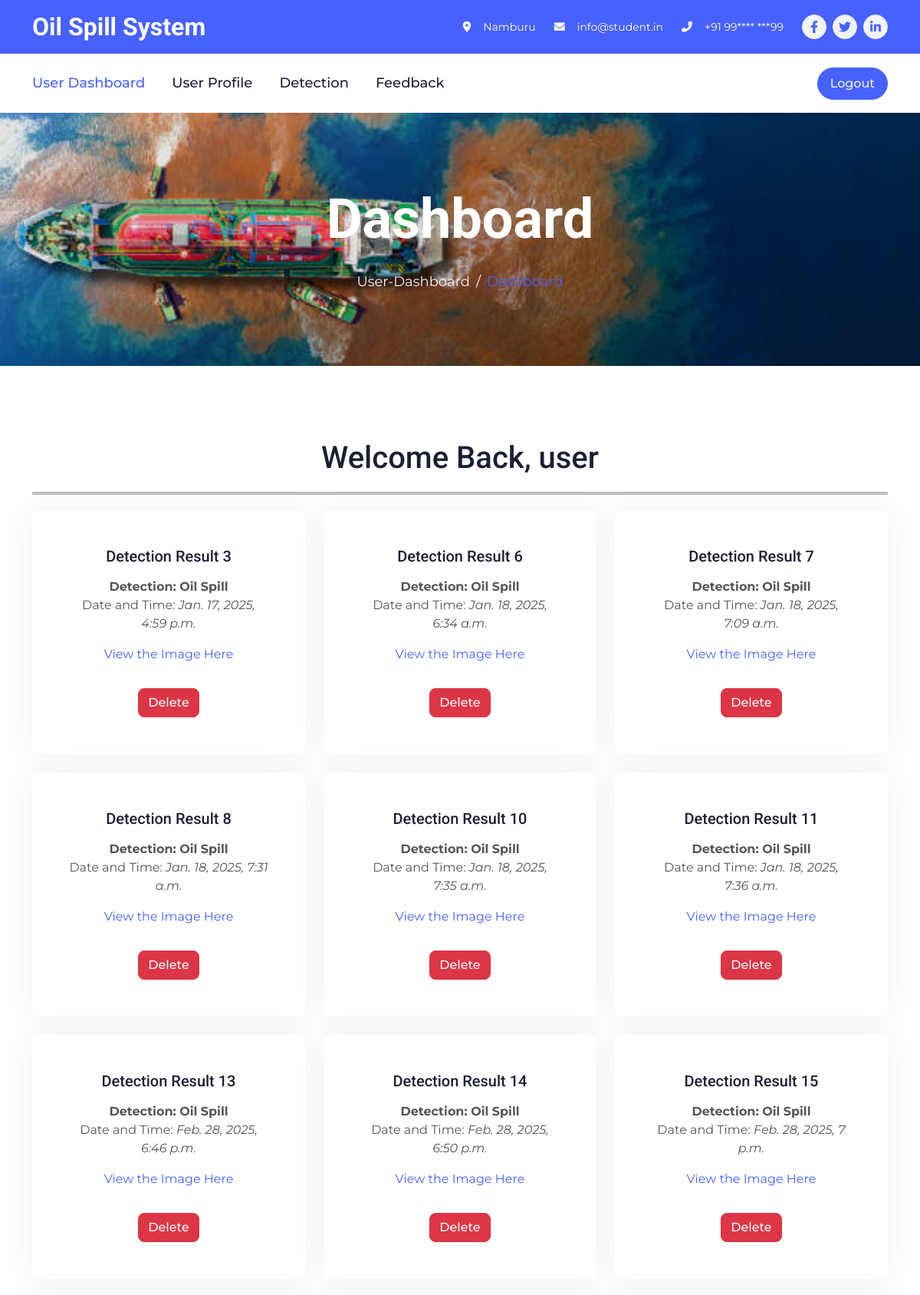
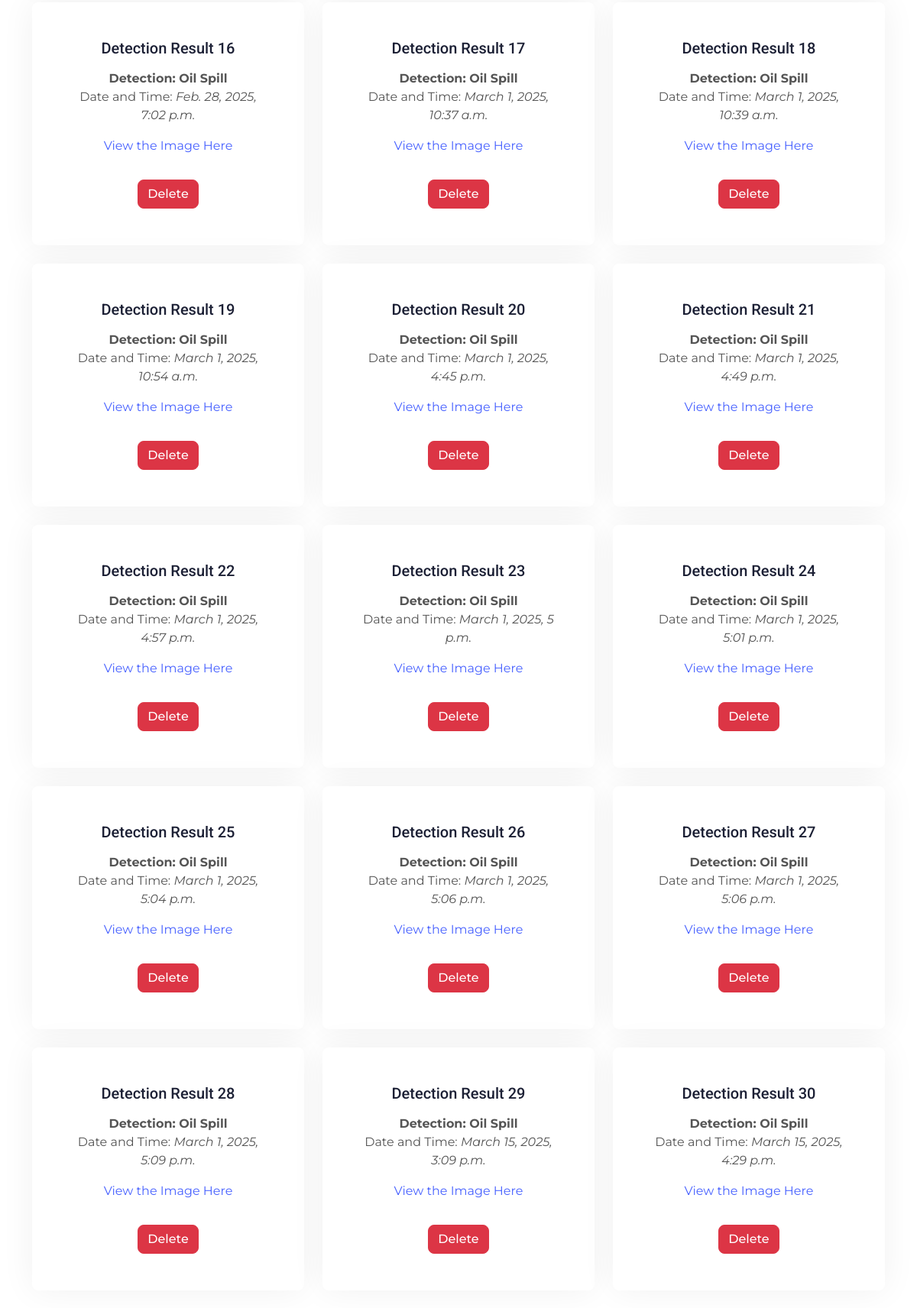
Screenshot of /user-dashboard (signed in, upper part) with the database file from the repository (2 pictures, top to bottom).
### userapp/models.py (models this page shows, shortened)
class UserModel(models.Model):
    user_id = models.AutoField(primary_key=True)
    user_name = models.CharField(help_text="user_name", max_length=50)
    user_age = models.IntegerField(null=True)
    user_email = models.EmailField(help_text="user_email")
    user_password = models.EmailField(help_text="user_password", max_length=50)
    user_address = models.TextField(help_text="user_address", max_length=100)
    user_subject = models.TextField(
        help_text="user_subject", max_length=100, default="default_value_here"
    )
    user_contact = models.CharField(help_text="user_contact", max_length=15, null=True)
    user_image = models.ImageField(upload_to="media/", null=True)
    Date_Time = models.DateTimeField(auto_now=True, null=True)
    User_Status = models.TextField(default="pending", max_length=50, null=True)
    Otp_Num = models.IntegerField(null=True)
    Otp_Status = models.TextField(default="pending", max_length=60, null=True)
    Last_Login_Time = models.TimeField(null=True)
    Last_Login_Date = models.DateField(auto_now_add=True, null=True)
    No_Of_Times_Login = models.IntegerField(default=0, null=True)
    Message = models.TextField(max_length=250, null=True)
    class Meta:
        db_table = "UserModel"

class PredictionResult(models.Model):
    predicted_class = models.IntegerField()
    email = models.EmailField()
    image_url = models.URLField()
    pdf_file = models.FileField(upload_to='prediction_pdfs/')
    timestamp = models.DateTimeField(auto_now_add=True)

### userapp/views.py (the view)
# urls.py: path('user-dashboard',user_views.user_dashboard,name='user_dashboard'),
def user_dashboard(req):
    prediction_count = PredictionResult.objects.all().count()
    user_id = req.session["user_id"]
    user = UserModel.objects.get(user_id=user_id)
    Feedbacks_users_count = Feedback.objects.all().count()
    all_users_count = UserModel.objects.all().count()
    prediction_results = PredictionResult.objects.all()
    return render(
        req, "user/User-Dashboard.html",
        {
            "predictions": prediction_count,
            "user_name": user.user_name,
            "feedback_count": Feedbacks_users_count,
            "all_users_count": all_users_count,
            "prediction_results": prediction_results
        },
    )

### assets/templates/user/User-Dashboard.html (shortened to what this page needs)
{%load static%}
<!DOCTYPE html>
<html lang="en">
<head>
    <link href="https://cdnjs.cloudflare.com/ajax/libs/font-awesome/5.10.0/css/all.min.css" rel="stylesheet">
    <link href="https://cdn.jsdelivr.net/npm/bootstrap-icons@1.4.1/font/bootstrap-icons.css" rel="stylesheet">
    <link href="{% static "user/lib/animate/animate.min.css" %}" rel="stylesheet">
    <link href="{% static "user/lib/owlcarousel/assets/owl.carousel.min.css" %}" rel="stylesheet">
    <link href="{% static "user/lib/lightbox/css/lightbox.min.css" %}" rel="stylesheet">
    <link href="{% static "user/css/bootstrap.min.css" %}" rel="stylesheet">
    <link href="{% static "user/css/style.css" %}" rel="stylesheet">
</head>
<body>
    <div class="container-fluid bg-primary text-white d-none d-lg-flex">
        <div class="container py-3">
            <div class="d-flex align-items-center">
                <a href="{% url 'user_dashboard' %}">
                    <h2 class="text-white fw-bold m-0">Oil Spill System</h2>
                </a>
                <div class="ms-auto d-flex align-items-center">
                    <small class="ms-4"><i class="fa fa-map-marker-alt me-3"></i>Namburu</small>
                    <small class="ms-4"><i class="fa fa-envelope me-3"></i>info@student.in</small>
                    <small class="ms-4"><i class="fa fa-phone-alt me-3"></i>+91 99**** ***99</small>
                    <div class="ms-3 d-flex">
                        <a class="btn btn-sm-square btn-light text-primary rounded-circle ms-2" href=""><i
                                class="fab fa-facebook-f"></i></a>
                        <a class="btn btn-sm-square btn-light text-primary rounded-circle ms-2" href=""><i
                                class="fab fa-twitter"></i></a>
                        <a class="btn btn-sm-square btn-light text-primary rounded-circle ms-2" href=""><i
                                class="fab fa-linkedin-in"></i></a>
                    </div>
                </div>
            </div>
        </div>
    </div>
    <div class="container-fluid bg-white sticky-top">
        <div class="container">
            <nav class="navbar navbar-expand-lg bg-white navbar-light p-lg-0">
                <div class="collapse navbar-collapse" id="navbarCollapse">
                    <div class="navbar-nav">
                        <a href="{% url 'user_dashboard' %}" class="nav-item nav-link active">User Dashboard</a>
                        <a href="{% url 'user_profile' %}" class="nav-item nav-link">User Profile</a>
                        <a href="{% url 'Classification' %}" class="nav-item nav-link">Detection</a>
                        <a href="{% url 'user_feedback' %}" class="nav-item nav-link">Feedback</a>
                    </div>
                </div>
                <div class="ms-auto d-none d-lg-block">
                    <form action="{% url 'user_logout' %}" method="get">
                        <button type="submit" class="btn btn-primary rounded-pill py-2 px-3">Logout</button>
                    </form>
                </div>
            </nav>
        </div>
    </div>
    <div class="container-fluid page-header py-5 mb-5 wow fadeIn" data-wow-delay="0.1s">
        <div class="container text-center py-5">
            <h1 class="display-2 text-white mb-4 animated slideInDown">Dashboard</h1>
            <nav aria-label="breadcrumb animated slideInDown">
                <ol class="breadcrumb justify-content-center mb-0">
                    <li class="breadcrumb-item"><a href="#">User-Dashboard</a></li>
                    <li class="breadcrumb-item text-primary" aria-current="page">Dashboard</li>
                </ol>
            </nav>
        </div>
    </div>
    <div class="container-xxl py-5">
        <div class="container">
            <div class="text-center mx-auto wow fadeInUp" data-wow-delay="0.1s" style="max-width: 500px;">
                <h1 class="display-7 mb-3">Welcome Back, {{ user_name }}</h1>
            </div><hr class="unique-pattern">
            <div class="row g-4">
                {% for prediction in prediction_results %}
                <div class="col-lg-4 col-md-6 wow fadeInUp" data-wow-delay="0.1s">
                    <div class="service-item position-relative h-100">
                        <div class="service-text rounded p-5">
                            <h5 class="mb-3">Detection Result {{ prediction.id }}</h5>
                            <p class="mb-0">
                                {% if prediction.predicted_class == 1 %}
                                    <strong>Detection: Oil Spill</strong>
                                {% else %}
                                    <strong>Detection: No Oil Spill</strong>
                                {% endif %}
                            </p>
                            <p>Date and Time: <i>{{ prediction.timestamp }}</i></p>
                            <p>
                                <a href="{{ prediction.image_url }}" target="_blank">View the Image Here</a>
                            </p>
                            <form action="{% url 'delete_prediction' prediction.id %}" method="POST" style="display: inline-block;">
                                <button type="submit" class="btn btn-danger mt-3">Delete</button>
                            </form>
                        </div>
                    </div>
                </div>
                {% empty %}
                    <p>No Detections found.</p>
                {% endfor %}
            </div>
        </div>
    </div>
            <link rel="stylesheet" href="https://cdnjs.cloudflare.com/ajax/libs/font-awesome/6.0.0-beta3/css/all.min.css">
</body>
</html>

### assets/static/user/css/style.css (style rules this page uses)
:root { --primary: #4761FF; --secondary: #555555; --light: #F1F3FA; --dark: #1C2035; }
.btn { transition: .5s; font-weight: 500; }
.btn-primary, .btn-outline-primary:hover { color: var(--light); }
.btn-sm-square { width: 32px; height: 32px; }
.btn-square, .btn-sm-square, .btn-lg-square { padding: 0; display: flex; align-items: center; justify-content: center; font-weight: normal; }
.sticky-top { top: -100px; transition: .5s; }
.navbar .navbar-nav .nav-link { margin-right: 35px; padding: 25px 0; color: var(--dark); font-size: 18px; font-weight: 500; outline: none; }
.navbar .navbar-nav .nav-link:hover, .navbar .navbar-nav .nav-link.active { color: var(--primary); }
.page-header { background: linear-gradient(rgba(0, 0, 0, .1), rgba(0, 0, 0, .1)), url(../img/oilbar.jpg) center center no-repeat; background-size: cover; }
.page-header .breadcrumb-item+.breadcrumb-item::before { color: var(--light); }
.page-header .breadcrumb-item, .page-header .breadcrumb-item a { font-size: 18px; color: var(--light); }
.service-item .service-text { position: relative; width: 100%; top: 0; left: 0; text-align: center; background: #FFFFFF; box-shadow: 0 0 45px rgba(0, 0, 0, .06); transition: .5s; z-index: 2; }
.service-item .service-text h5 { transition: .5s; }

### assets/templates/user/User-Dashboard.html (style rules this page uses)
hr { border: none; height: 3px; background-color: #000000; margin-top: 20px; margin-bottom: 20px; position: relative; }
hr::after { content: ""; position: absolute; bottom: 0; left: 0; width: 100%; height: 2px; background-color: rgba(0, 0, 0, 0.2); box-shadow: 0 2px 5px rgba(0, 0, 0, 0.3); }
hr.unique-pattern { background-image: linear-gradient(to right, #000000, #000000, #000000); height: 4px; }

### rows the page displays
UserModel: user_name "user"
PredictionResult: id "3", predicted_class "Detection: Oil Spill", timestamp "Jan. 17, 2025, 4:59 p.m."
PredictionResult: id "6", predicted_class "Detection: Oil Spill", timestamp "Jan. 18, 2025, 6:34 a.m."
PredictionResult: id "7", predicted_class "Detection: Oil Spill", timestamp "Jan. 18, 2025, 7:09 a.m."
PredictionResult: id "8", predicted_class "Detection: Oil Spill", timestamp "Jan. 18, 2025, 7:31 a.m."
PredictionResult: id "10", predicted_class "Detection: Oil Spill", timestamp "Jan. 18, 2025, 7:35 a.m."
PredictionResult: id "11", predicted_class "Detection: Oil Spill", timestamp "Jan. 18, 2025, 7:36 a.m."
PredictionResult: id "13", predicted_class "Detection: Oil Spill", timestamp "Feb. 28, 2025, 6:46 p.m."
PredictionResult: id "14", predicted_class "Detection: Oil Spill", timestamp "Feb. 28, 2025, 6:50 p.m."
PredictionResult: id "15", predicted_class "Detection: Oil Spill", timestamp "Feb. 28, 2025, 7 p.m."
PredictionResult: id "16", predicted_class "Detection: Oil Spill", timestamp "Feb. 28, 2025, 7:02 p.m."
PredictionResult: id "17", predicted_class "Detection: Oil Spill", timestamp "March 1, 2025, 10:37 a.m."
PredictionResult: id "18", predicted_class "Detection: Oil Spill", timestamp "March 1, 2025, 10:39 a.m."
PredictionResult: id "19", predicted_class "Detection: Oil Spill", timestamp "March 1, 2025, 10:54 a.m."
PredictionResult: id "20", predicted_class "Detection: Oil Spill", timestamp "March 1, 2025, 4:45 p.m."
PredictionResult: id "21", predicted_class "Detection: Oil Spill", timestamp "March 1, 2025, 4:49 p.m."
PredictionResult: id "22", predicted_class "Detection: Oil Spill", timestamp "March 1, 2025, 4:57 p.m."
PredictionResult: id "23", predicted_class "Detection: Oil Spill", timestamp "March 1, 2025, 5 p.m."
PredictionResult: id "24", predicted_class "Detection: Oil Spill", timestamp "March 1, 2025, 5:01 p.m."
PredictionResult: id "25", predicted_class "Detection: Oil Spill", timestamp "March 1, 2025, 5:04 p.m."
PredictionResult: id "26", predicted_class "Detection: Oil Spill", timestamp "March 1, 2025, 5:06 p.m."
PredictionResult: id "27", predicted_class "Detection: Oil Spill", timestamp "March 1, 2025, 5:06 p.m."
PredictionResult: id "28", predicted_class "Detection: Oil Spill", timestamp "March 1, 2025, 5:09 p.m."
PredictionResult: id "29", predicted_class "Detection: Oil Spill", timestamp "March 15, 2025, 3:09 p.m."
PredictionResult: id "30", predicted_class "Detection: Oil Spill", timestamp "March 15, 2025, 4:29 p.m."
